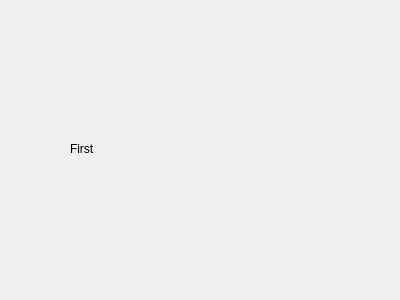
<?xml version="1.0" encoding="UTF-8"?>
<ui version="4.0">
 <class>FirstDialog</class>
 <widget class="QDialog" name="FirstDialog">
  <property name="geometry">
   <rect>
    <x>0</x>
    <y>0</y>
    <width>400</width>
    <height>300</height>
   </rect>
  </property>
  <property name="windowTitle">
   <string>Dialog</string>
  </property>
  <widget class="QLabel" name="label">
   <property name="geometry">
    <rect>
     <x>70</x>
     <y>140</y>
     <width>66</width>
     <height>17</height>
    </rect>
   </property>
   <property name="text">
    <string>First</string>
   </property>
  </widget>
 </widget>
 <resources/>
 <connections/>
</ui>
